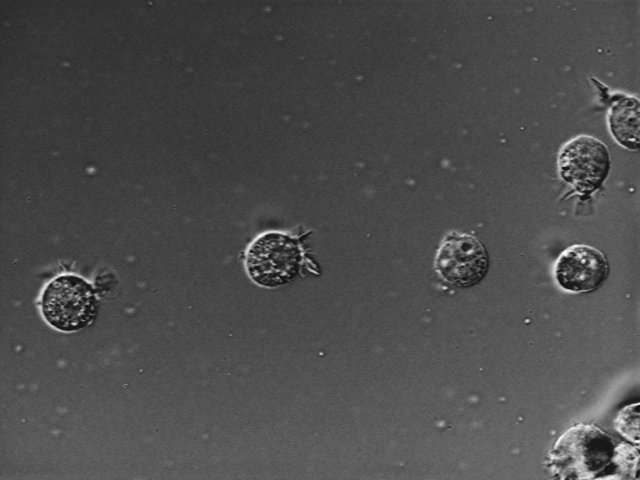
%> input picture Assign2_imgs/other_images/AT3_1m4_01.tif, 640 x 480 px
$ octave --eval "result = Laplase_filter('AT3_1m4_01.tif');"   (GNU Octave 9; MATLAB toolbox functions it lacks are replaced by stand-ins)
%> lines starting %> are read from the running program, lines starting %| are printed output that depends on the picture
function [Img2] = Laplase_filter(Image_Name)
%> called with Image_Name = 'AT3_1m4_01.tif'
    % usage Laplase_filter('car1.jpg');
    Img=double(rgb2gray(imread(Image_Name)));
%> Img: size 480x640 double; min 15, max 254, mean 76.6; mean of the top-left, top-right, bottom-left and bottom-right quarters 59.5, 74.7, 80.2, 91.8
    filt=[0 1 0;1 -4 1;0 1 0];
    [X,Y,Z]=size(Img);
%> X = 480; Y = 640; Z = 1
    Img2=zeros(X,Y,Z);
    for k=1:Z
        F=fftshift(fft2(Img(:,:,k),X,Y));
        L=fftshift(fft2(filt,X,Y));
        F=F.*L;
        Img2(:,:,k)=real(ifft2(ifftshift(F)));
    end
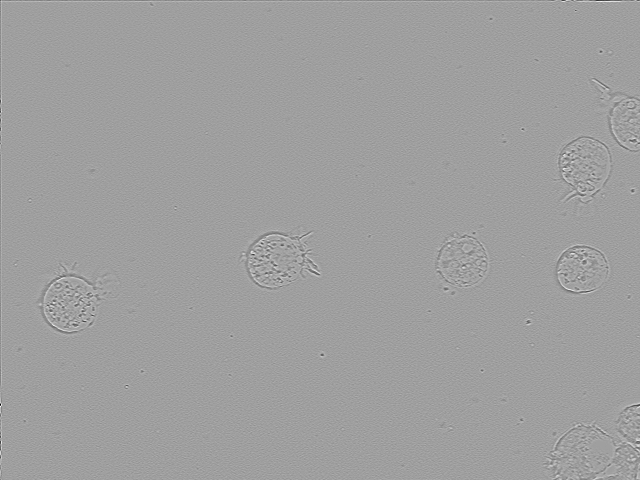
%> Img2: size 480x640 double; min -320, max 193, mean 0; drawn with min black and max white
    figure;
    imshow(uint8(Img2));title('Laplacian of the image')
%> after `imshow(uint8(Img2))`:
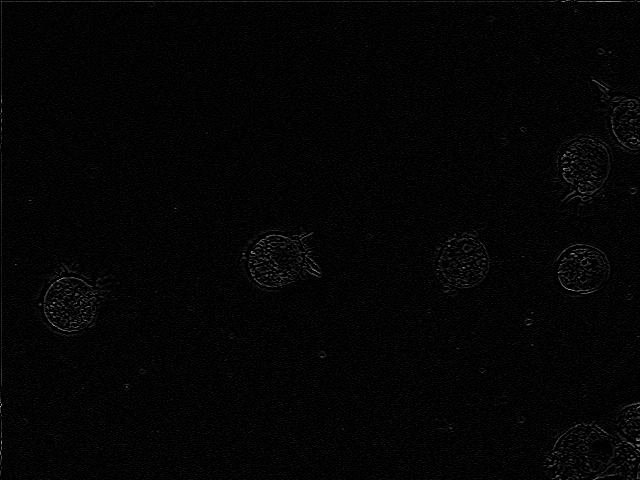
%> displayed picture: size 480x640, on the screen's scale of 0 to 255; min 0, max 193, mean 4.1
end
